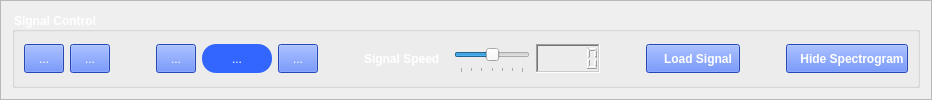
              <widget class="QFrame" name="frame_5">
               <property name="frameShape">
                <enum>QFrame::StyledPanel</enum>
               </property>
               <property name="frameShadow">
                <enum>QFrame::Raised</enum>
               </property>
               <layout class="QGridLayout" name="gridLayout_7">
                <item row="0" column="0">
                 <widget class="QGroupBox" name="groupBox">
                  <property name="font">
                   <font>
                    <pointsize>9</pointsize>
                    <weight>75</weight>
                    <bold>true</bold>
                   </font>
                  </property>
                  <property name="styleSheet">
                   <string notr="true">color: rgb(255, 255, 255);</string>
                  </property>
                  <property name="title">
                   <string>Signal Control</string>
                  </property>
                  <layout class="QGridLayout" name="gridLayout_12">
                   <item row="0" column="0">
                    <layout class="QGridLayout" name="gridLayout_17">
                     <item row="0" column="8">
                      <widget class="QSlider" name="Uniform_Range_Signal_Speed_Slider">
                       <property name="sizePolicy">
                        <sizepolicy hsizetype="Expanding" vsizetype="Fixed">
                         <horstretch>120</horstretch>
                         <verstretch>0</verstretch>
                        </sizepolicy>
                       </property>
                       <property name="minimumSize">
                        <size>
                         <width>0</width>
                         <height>29</height>
                        </size>
                       </property>
                       <property name="maximumSize">
                        <size>
                         <width>300</width>
                         <height>16777215</height>
                        </size>
                       </property>
                       <property name="minimum">
                        <number>-3</number>
                       </property>
                       <property name="maximum">
                        <number>3</number>
                       </property>
                       <property name="singleStep">
                        <number>0</number>
                       </property>
                       <property name="pageStep">
                        <number>0</number>
                       </property>
                       <property name="value">
                        <number>0</number>
                       </property>
                       <property name="sliderPosition">
                        <number>0</number>
                       </property>
                       <property name="tracking">
                        <bool>true</bool>
                       </property>
                       <property name="orientation">
                        <enum>Qt::Horizontal</enum>
                       </property>
                       <property name="invertedAppearance">
                        <bool>false</bool>
                       </property>
                       <property name="invertedControls">
                        <bool>false</bool>
                       </property>
                       <property name="tickPosition">
                        <enum>QSlider::TicksBelow</enum>
                       </property>
                       <property name="tickInterval">
                        <number>1</number>
                       </property>
                      </widget>
                     </item>
                     <item row="0" column="12">
                      <spacer name="horizontalSpacer_4">
                       <property name="orientation">
                        <enum>Qt::Horizontal</enum>
                       </property>
                       <property name="sizeHint" stdset="0">
                        <size>
                         <width>40</width>
                         <height>20</height>
                        </size>
                       </property>
                      </spacer>
                     </item>
                     <item row="0" column="5">
                      <widget class="QToolButton" name="Uniform_Range_Reset_Button">
                       <property name="sizePolicy">
                        <sizepolicy hsizetype="Expanding" vsizetype="Fixed">
                         <horstretch>0</horstretch>
                         <verstretch>0</verstretch>
                        </sizepolicy>
                       </property>
                       <property name="minimumSize">
                        <size>
                         <width>40</width>
                         <height>29</height>
                        </size>
                       </property>
                       <property name="styleSheet">
                        <string notr="true">background-color:#3366ff;</string>
                       </property>
                       <property name="text">
                        <string>...</string>
                       </property>
                       <property name="icon">
                        <iconset>
                         <normaloff>Assets/rewind.png</normaloff>Assets/rewind.png</iconset>
                       </property>
                       <property name="iconSize">
                        <size>
                         <width>20</width>
                         <height>20</height>
                        </size>
                       </property>
                      </widget>
                     </item>
                     <item row="0" column="7">
                      <widget class="QLabel" name="label_9">
                       <property name="minimumSize">
                        <size>
                         <width>84</width>
                         <height>29</height>
                        </size>
                       </property>
                       <property name="font">
                        <font>
                         <pointsize>9</pointsize>
                         <weight>75</weight>
                         <bold>true</bold>
                        </font>
                       </property>
                       <property name="styleSheet">
                        <string notr="true">color: &quot;white&quot;;</string>
                       </property>
                       <property name="text">
                        <string>Signal Speed</string>
                       </property>
                      </widget>
                     </item>
                     <item row="0" column="4">
                      <widget class="QToolButton" name="Uniform_Range_Play_Pause_Button">
                       <property name="sizePolicy">
                        <sizepolicy hsizetype="Expanding" vsizetype="Fixed">
                         <horstretch>0</horstretch>
                         <verstretch>0</verstretch>
                        </sizepolicy>
                       </property>
                       <property name="minimumSize">
                        <size>
                         <width>70</width>
                         <height>29</height>
                        </size>
                       </property>
                       <property name="styleSheet">
                        <string notr="true">background-color:#3366ff;
border-radius: 14px;</string>
                       </property>
                       <property name="text">
                        <string>...</string>
                       </property>
                       <property name="icon">
                        <iconset>
                         <normaloff>Assets/play (1).png</normaloff>
                         <normalon>Assets/pause.png</normalon>
                         <disabledoff>Assets/pause.png</disabledoff>Assets/play (1).png</iconset>
                       </property>
                       <property name="iconSize">
                        <size>
                         <width>20</width>
                         <height>20</height>
                        </size>
                       </property>
                      </widget>
                     </item>
                     <item row="0" column="11">
                      <widget class="QPushButton" name="Uniform_Range_Load_Signal_Button">
                       <property name="sizePolicy">
                        <sizepolicy hsizetype="Expanding" vsizetype="Fixed">
                         <horstretch>150</horstretch>
                         <verstretch>0</verstretch>
                        </sizepolicy>
                       </property>
                       <property name="minimumSize">
                        <size>
                         <width>0</width>
                         <height>29</height>
                        </size>
                       </property>
                       <property name="maximumSize">
                        <size>
                         <width>300</width>
                         <height>16777215</height>
                        </size>
                       </property>
                       <property name="sizeIncrement">
                        <size>
                         <width>0</width>
                         <height>0</height>
                        </size>
                       </property>
                       <property name="font">
                        <font>
                         <weight>75</weight>
                         <bold>true</bold>
                        </font>
                       </property>
                       <property name="styleSheet">
                        <string notr="true">background-color:#3366ff;</string>
                       </property>
                       <property name="text">
                        <string>   Load Signal</string>
                       </property>
                       <property name="icon">
                        <iconset>
                         <normaloff>Assets/move-to.png</normaloff>Assets/move-to.png</iconset>
                       </property>
                       <property name="iconSize">
                        <size>
                         <width>20</width>
                         <height>20</height>
                        </size>
                       </property>
                      </widget>
                     </item>
                     <item row="0" column="0">
                      <widget class="QToolButton" name="Uniform_Range_Zooming_In_Button">
                       <property name="sizePolicy">
                        <sizepolicy hsizetype="Expanding" vsizetype="Fixed">
                         <horstretch>0</horstretch>
                         <verstretch>0</verstretch>
                        </sizepolicy>
                       </property>
                       <property name="minimumSize">
                        <size>
                         <width>40</width>
                         <height>29</height>
                        </size>
                       </property>
                       <property name="styleSheet">
                        <string notr="true">background-color:#3366ff;</string>
                       </property>
                       <property name="text">
                        <string>...</string>
                       </property>
                       <property name="icon">
                        <iconset>
                         <normaloff>Assets/zoomin.png</normaloff>Assets/zoomin.png</iconset>
                       </property>
                      </widget>
                     </item>
                     <item row="0" column="1">
                      <widget class="QToolButton" name="Uniform_Range_Zooming_Out_Button">
                       <property name="sizePolicy">
                        <sizepolicy hsizetype="Expanding" vsizetype="Fixed">
                         <horstretch>0</horstretch>
                         <verstretch>0</verstretch>
                        </sizepolicy>
                       </property>
                       <property name="minimumSize">
                        <size>
                         <width>40</width>
                         <height>29</height>
                        </size>
                       </property>
                       <property name="styleSheet">
                        <string notr="true">background-color:#3366ff;</string>
                       </property>
                       <property name="text">
                        <string>...</string>
                       </property>
                       <property name="icon">
                        <iconset>
                         <normaloff>Assets/zoom-out.png</normaloff>Assets/zoom-out.png</iconset>
                       </property>
                       <property name="iconSize">
                        <size>
                         <width>20</width>
                         <height>20</height>
                        </size>
                       </property>
                      </widget>
                     </item>
                     <item row="0" column="2">
                      <spacer name="horizontalSpacer_6">
                       <property name="orientation">
                        <enum>Qt::Horizontal</enum>
                       </property>
                       <property name="sizeHint" stdset="0">
                        <size>
                         <width>40</width>
                         <height>20</height>
                        </size>
                       </property>
                      </spacer>
                     </item>
                     <item row="0" column="10">
                      <spacer name="horizontalSpacer_3">
                       <property name="orientation">
                        <enum>Qt::Horizontal</enum>
                       </property>
                       <property name="sizeHint" stdset="0">
                        <size>
                         <width>40</width>
                         <height>20</height>
                        </size>
                       </property>
                      </spacer>
                     </item>
                     <item row="0" column="13">
                      <widget class="QPushButton" name="Uniform_Range_Hide_Show_Spectrogram_Button">
                       <property name="sizePolicy">
                        <sizepolicy hsizetype="Expanding" vsizetype="Fixed">
                         <horstretch>150</horstretch>
                         <verstretch>0</verstretch>
                        </sizepolicy>
                       </property>
                       <property name="minimumSize">
                        <size>
                         <width>0</width>
                         <height>29</height>
                        </size>
                       </property>
                       <property name="maximumSize">
                        <size>
                         <width>300</width>
                         <height>16777215</height>
                        </size>
                       </property>
                       <property name="sizeIncrement">
                        <size>
                         <width>0</width>
                         <height>0</height>
                        </size>
                       </property>
                       <property name="font">
                        <font>
                         <weight>75</weight>
                         <bold>true</bold>
                        </font>
                       </property>
                       <property name="styleSheet">
                        <string notr="true">background-color:#3366ff;</string>
                       </property>
                       <property name="text">
                        <string>   Hide Spectrogram</string>
                       </property>
                       <property name="icon">
                        <iconset>
                         <normaloff>Assets/invisible.png</normaloff>Assets/invisible.png</iconset>
                       </property>
                       <property name="iconSize">
                        <size>
                         <width>20</width>
                         <height>20</height>
                        </size>
                       </property>
                      </widget>
                     </item>
                     <item row="0" column="6">
                      <spacer name="horizontalSpacer_7">
                       <property name="orientation">
                        <enum>Qt::Horizontal</enum>
                       </property>
                       <property name="sizeHint" stdset="0">
                        <size>
                         <width>40</width>
                         <height>20</height>
                        </size>
                       </property>
                      </spacer>
                     </item>
                     <item row="0" column="3">
                      <widget class="QToolButton" name="Uniform_Range_Stop_Button">
                       <property name="sizePolicy">
                        <sizepolicy hsizetype="Expanding" vsizetype="Fixed">
                         <horstretch>0</horstretch>
                         <verstretch>0</verstretch>
                        </sizepolicy>
                       </property>
                       <property name="minimumSize">
                        <size>
                         <width>40</width>
                         <height>29</height>
                        </size>
                       </property>
                       <property name="styleSheet">
                        <string notr="true">background-color:#3366ff;</string>
                       </property>
                       <property name="text">
                        <string>...</string>
                       </property>
                       <property name="icon">
                        <iconset>
                         <normaloff>Assets/stop-button (2).png</normaloff>Assets/stop-button (2).png</iconset>
                       </property>
                       <property name="iconSize">
                        <size>
                         <width>20</width>
                         <height>20</height>
                        </size>
                       </property>
                      </widget>
                     </item>
                     <item row="0" column="9">
                      <widget class="QLCDNumber" name="Uniform_Range_Signal_Speed_LCD">
                       <property name="enabled">
                        <bool>true</bool>
                       </property>
                       <property name="minimumSize">
                        <size>
                         <width>0</width>
                         <height>29</height>
                        </size>
                       </property>
                       <property name="font">
                        <font>
                         <weight>75</weight>
                         <bold>true</bold>
                        </font>
                       </property>
                       <property name="frameShape">
                        <enum>QFrame::WinPanel</enum>
                       </property>
                       <property name="frameShadow">
                        <enum>QFrame::Sunken</enum>
                       </property>
                       <property name="lineWidth">
                        <number>1</number>
                       </property>
                       <property name="segmentStyle">
                        <enum>QLCDNumber::Outline</enum>
                       </property>
                       <property name="intValue" stdset="0">
                        <number>0</number>
                       </property>
                      </widget>
                     </item>
                    </layout>
                   </item>
                  </layout>
                 </widget>
                </item>
               </layout>
              </widget>
